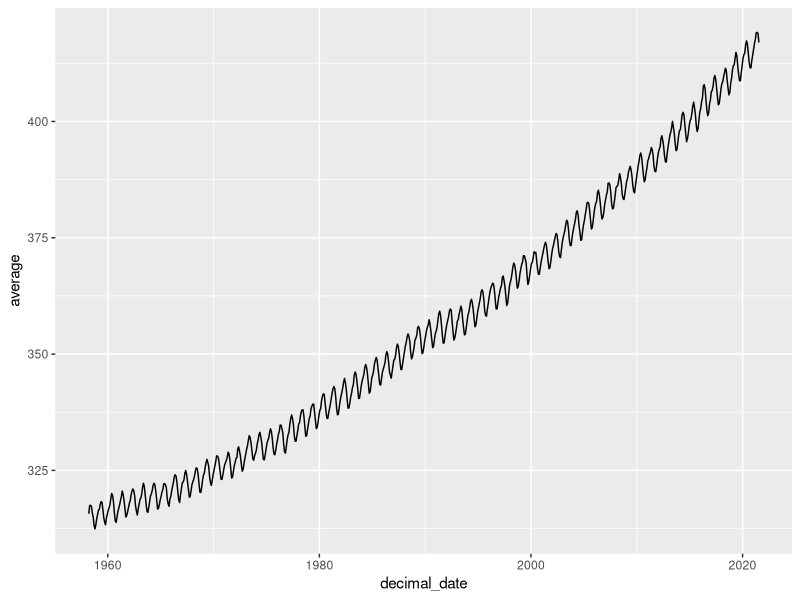
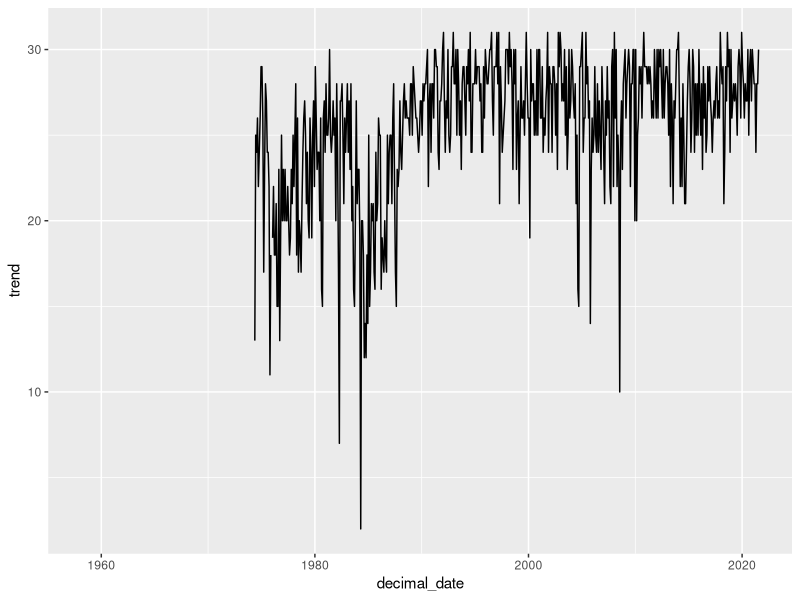

R code for these plots, in order:
## ---- chunk 1
library(tidyverse)
## ---- chunk 2

co2 <- 
read_table("co2_mm_mlo.txt", 
                  comment="#",
                  col_names = c("year", "month", "decimal_date", "average",
                                "interpolated", "trend", "days"),
                  na = c("-1", "-99.99"))
co2
## ---- chunk 3
ggplot(co2, aes(x = decimal_date, y = average)) + geom_line() 

## ---- chunk 4
gt <- read_table("647_Global_Temperature_Data_File.txt", 
                  comment="#",
                 col_names = c("year","NoSmoothing","Lowess"),
                  na = c("-1", "-99.99"))
gt
## ---- chunk 5
ggplot(co2, aes(x =decimal_date, y =trend)) + geom_line() 
#The trend line is smoother than the average temperature line. Since each data entry of the temporal column (trend) is closer to each other than the column of month, the plotted line will then be smoother with less fluctuations. 
